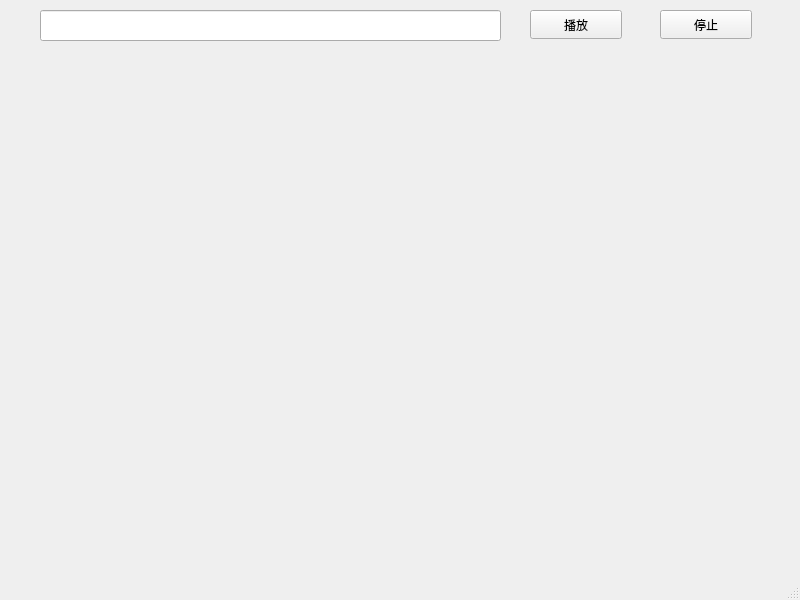
<?xml version="1.0" encoding="UTF-8"?>
<ui version="4.0">
 <class>MainWindow</class>
 <widget class="QMainWindow" name="MainWindow">
  <property name="geometry">
   <rect>
    <x>0</x>
    <y>0</y>
    <width>800</width>
    <height>600</height>
   </rect>
  </property>
  <property name="windowTitle">
   <string>MainWindow</string>
  </property>
  <widget class="QWidget" name="centralwidget">
   <widget class="MultimediaWidget" name="ffmpegwidget" native="true">
    <property name="geometry">
     <rect>
      <x>10</x>
      <y>50</y>
      <width>781</width>
      <height>491</height>
     </rect>
    </property>
   </widget>
   <widget class="QPushButton" name="play_Button">
    <property name="geometry">
     <rect>
      <x>530</x>
      <y>10</y>
      <width>92</width>
      <height>29</height>
     </rect>
    </property>
    <property name="text">
     <string>播放</string>
    </property>
   </widget>
   <widget class="QPushButton" name="stop_Button">
    <property name="geometry">
     <rect>
      <x>660</x>
      <y>10</y>
      <width>92</width>
      <height>29</height>
     </rect>
    </property>
    <property name="text">
     <string>停止</string>
    </property>
   </widget>
   <widget class="QLineEdit" name="line_url">
    <property name="geometry">
     <rect>
      <x>40</x>
      <y>10</y>
      <width>461</width>
      <height>31</height>
     </rect>
    </property>
   </widget>
  </widget>
  <widget class="QMenuBar" name="menubar">
   <property name="geometry">
    <rect>
     <x>0</x>
     <y>0</y>
     <width>800</width>
     <height>25</height>
    </rect>
   </property>
  </widget>
  <widget class="QStatusBar" name="statusbar"/>
 </widget>
 <customwidgets>
  <customwidget>
   <class>MultimediaWidget</class>
   <extends>QWidget</extends>
   <header location="global">include/multimediawidget.h</header>
   <container>1</container>
  </customwidget>
 </customwidgets>
 <resources/>
 <connections/>
</ui>
